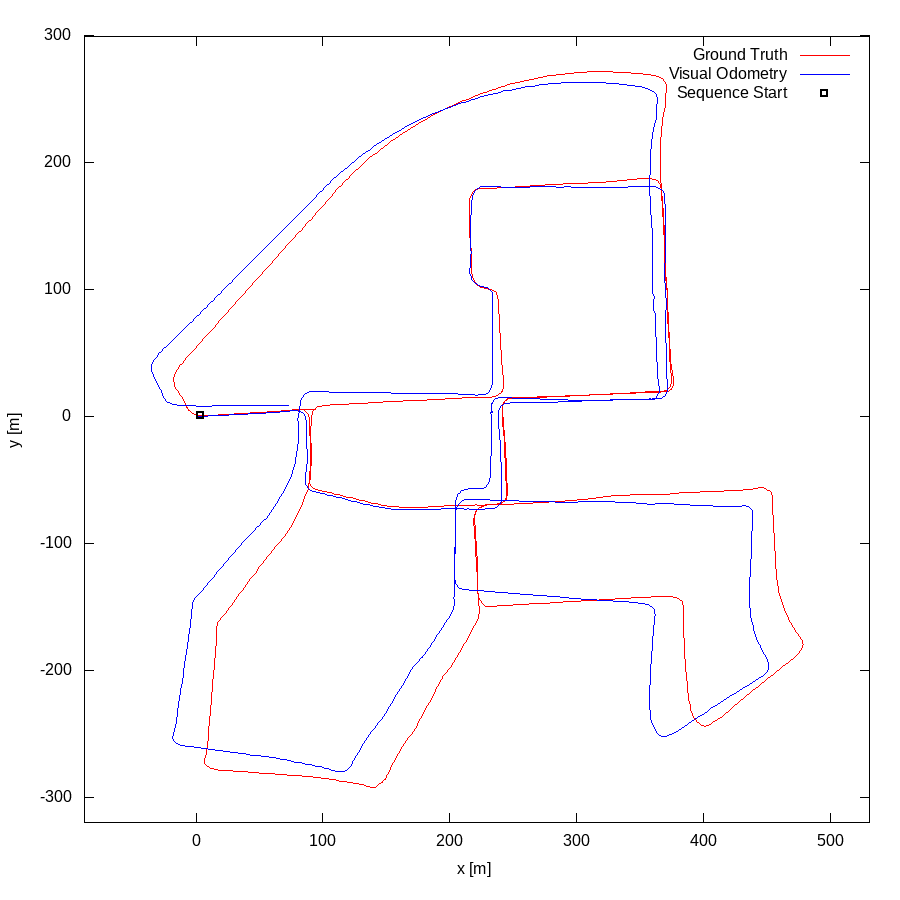

Write gnuplot code to recreate this figure.
set term postscript eps enhanced color
set output "00.eps"
set size ratio -1
set xrange [-88:531]
set yrange [-320:299]
set xlabel "x [m]"
set ylabel "y [m]"
plot "00.txt" using 1:2 lc rgb "#FF0000" title 'Ground Truth' w lines,"00.txt" using 3:4 lc rgb "#0000FF" title 'Visual Odometry' w lines,"< head -1 00.txt" using 1:2 lc rgb "#000000" pt 4 ps 1 lw 2 title 'Sequence Start' w points
